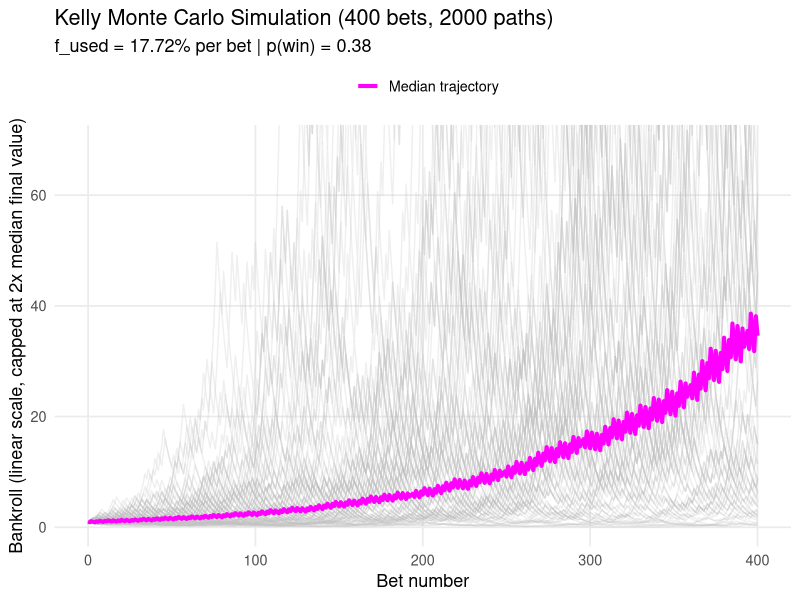

Reproduce this figure in R.
### Kelly Monte Carlo Simulator (Parametric, Linear Scale, 90th pct of terminal)
### ---------------------------------------------------------------------------
library(dplyr)
library(ggplot2)
library(tidyr)
library(purrr)

set.seed(123)

# ================================================================
# === PARAMETERS =================================================
# ================================================================
p_win <- 0.38 # probability of winning a bet
pay_win <- 1.12 # +95% on stake if win
pay_lose <- -0.52 # -22% on stake if lose
n_steps <- 400 # number of bets per path
n_paths <- 2000 # number of Monte Carlo paths to simulate
initial_bankroll <- 1.0

use_kelly <- TRUE # TRUE: use Kelly. FALSE: only use f_override (if provided) or raw Kelly w/out multiplier
kelly_mult <- 1.0 # 1.0 = full Kelly, 0.5 = half Kelly, etc.
f_override <- NULL # e.g. 0.02 to force 2% bet fraction, even if Kelly differs
# ================================================================


# --- Kelly fraction solver -------------------------------------------
kelly_fraction <- function(p_win, pay_win, pay_lose) {
  p <- p_win
  q <- 1 - p
  bw <- pay_win # > 0
  bl <- pay_lose # < 0

  f_star <- -(p * bw + q * bl) / (bw * bl)

  # Feasible f (bankroll never negative after a single bet)
  f_min <- -1 / pay_win + 1e-9
  f_max <- -1 / pay_lose - 1e-9
  f_star <- max(f_star, f_min)
  f_star <- min(f_star, f_max)

  f_star
}

# --- Simulate ONE bankroll path --------------------------------------
simulate_single_path <- function(n_steps, p_win, pay_win, pay_lose, f_bet, initial_bankroll) {
  bankroll <- numeric(n_steps + 1)
  bankroll[1] <- initial_bankroll

  for (t in 1:n_steps) {
    stake <- bankroll[t] * f_bet
    win <- runif(1) < p_win
    bankroll[t + 1] <- bankroll[t] - stake + stake * ifelse(win, 1 + pay_win, 1 + pay_lose)
  }

  bankroll
}

# --- Monte Carlo runner ----------------------------------------------
simulate_paths <- function(
    n_steps, n_paths, p_win, pay_win, pay_lose,
    initial_bankroll, use_kelly, kelly_mult, f_override) {
  # Decide staking fraction f_bet
  if (is.null(f_override)) {
    f_opt <- kelly_fraction(p_win, pay_win, pay_lose)
    f_bet <- if (use_kelly) kelly_mult * f_opt else f_opt
  } else {
    f_bet <- f_override
    f_opt <- NA_real_
  }

  # Simulate all paths
  paths_mat <- replicate(
    n_paths,
    simulate_single_path(n_steps, p_win, pay_win, pay_lose, f_bet, initial_bankroll)
  )

  # Terminal bankrolls
  terminal <- paths_mat[n_steps + 1, ]

  # Summary stats
  summary_stats <- tibble(
    f_optimal_kelly     = f_opt,
    f_used_in_sim       = f_bet,
    mean_final          = mean(terminal),
    median_final        = median(terminal),
    p05_final           = quantile(terminal, 0.05),
    p01_final           = quantile(terminal, 0.01),
    p90_final           = quantile(terminal, 0.90),
    prob_drawdown50     = mean(terminal <= 0.5 * initial_bankroll),
    prob_ruin_80down    = mean(terminal <= 0.2 * initial_bankroll),
    prob_gain2x         = mean(terminal >= 2 * initial_bankroll)
  )

  # Prep data for plotting
  n_show <- min(100, n_paths)
  paths_subset <- paths_mat[, 1:n_show, drop = FALSE]
  colnames(paths_subset) <- paste0("path_", seq_len(ncol(paths_subset)))

  paths_long <- as_tibble(paths_subset) %>%
    mutate(step = 0:n_steps) %>%
    pivot_longer(
      cols = -step,
      names_to = "path_id",
      values_to = "bankroll"
    )

  median_df <- tibble(
    step = 0:n_steps,
    bankroll = apply(paths_mat, 1, median)
  )

  # --- Y-axis capped at 2x the median final bankroll --------
  y_cap <- 2 * median(terminal)

  # Plot
  p <- ggplot() +
    geom_line(
      data = paths_long,
      aes(x = step, y = bankroll, group = path_id),
      color = "grey75", alpha = 0.25
    ) +
    geom_line(
      data = median_df,
      aes(x = step, y = bankroll, color = "Median trajectory"),
      linewidth = 1.4
    ) +
    scale_color_manual(values = c("Median trajectory" = "#FF00FF")) +
    coord_cartesian(ylim = c(0, y_cap)) +
    labs(
      title = paste0(
        "Kelly Monte Carlo Simulation (",
        n_steps, " bets, ",
        n_paths, " paths)"
      ),
      subtitle = paste0(
        "f_used = ", round(f_bet * 100, 3),
        "% per bet | p(win) = ", p_win
      ),
      x = "Bet number",
      y = "Bankroll (linear scale, capped at 2x median final value)",
      color = ""
    ) +
    theme_minimal(base_size = 13) +
    theme(
      legend.position = "top",
      panel.grid.minor = element_blank()
    )

  list(
    summary = summary_stats,
    plot = p,
    paths_mat = paths_mat,
    median_path_df = median_df,
    long_paths = paths_long
  )
}

# ================================================================
# === RUN SIMULATION =============================================
# ================================================================
res <- simulate_paths(
  n_steps          = n_steps,
  n_paths          = n_paths,
  p_win            = p_win,
  pay_win          = pay_win,
  pay_lose         = pay_lose,
  initial_bankroll = initial_bankroll,
  use_kelly        = use_kelly,
  kelly_mult       = kelly_mult,
  f_override       = f_override
)

print(res$summary)
print(res$plot)
